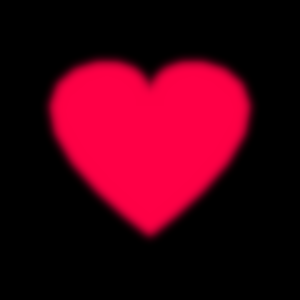
Frame 1 (no input)
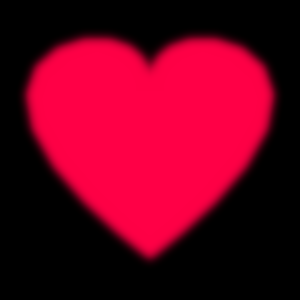
Frame 60 (the mouse pressed at the canvas centre just before this capture)
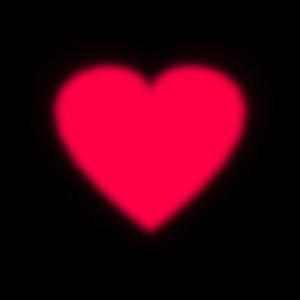
Frame 120 (the mouse held since frame 60 and released just before this capture)

The Processing sketch that drew these frames (run headless with seeded random() and noise(); from frame 60 on, the mouse is pressed at the canvas centre):

// Processing sketch: processing_48042
// ── processing_48042.pde

void setup() {
  size(300, 300);

  background(0);

  smooth();
}

float t;

void draw() {
  noStroke();

  fill(0, 80); 
  rect(0, 0, width, height);

  fill(255, 0, 70);
  heart(width/2, height/2, 200-50*sin(t/2), 180-50*sin(t/2));

  filter(BLUR, 4);
  t++;
}

//http://blog.p5info.com/?p=28

void heart(float centerX, float centerY, float width, float height) {
  final float WIDTH = width / 2 * 0.85;
  final float HEIGHT = height / 2;
  final float OFFSET = centerY - (HEIGHT / 6 * 5);
  beginShape();
  for (int i = 0; i < 30; i++) {
    float tx = abs(sin(radians(i * 12))) * (1 + cos(radians(i * 12))) * sin(radians(i * 12)) * WIDTH + centerX;
    float ty = (0.8 + cos(radians(i * 12))) * cos(radians(i * 12)) * HEIGHT + OFFSET;
    vertex(tx, ty);
  }
  endShape(CLOSE);
}
